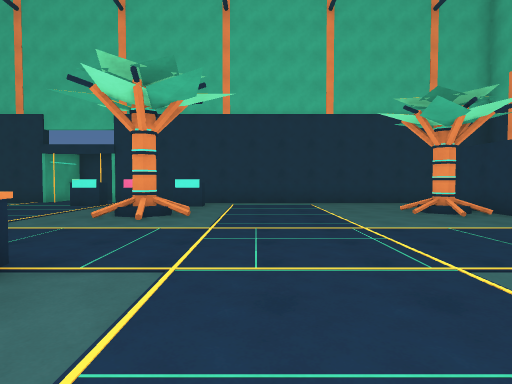
view 1 (above)

24 first-person views from a walk through a Unity game level. The camera is 1.5 m above the floor, tilts 2° down and sees 75° across. Doors are open. The floor is counted in squares, 2 m on a side. Each view is taken from the middle of a square. On the plan, view 1 faces up. The plan holds only what a view shows up to about 11 squares ahead; the rest is blank. The place goes on beyond the plan.

view 2
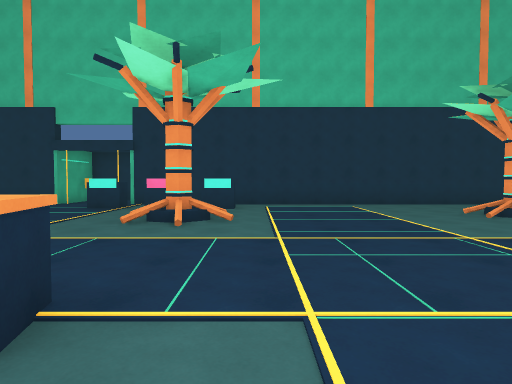

view 3
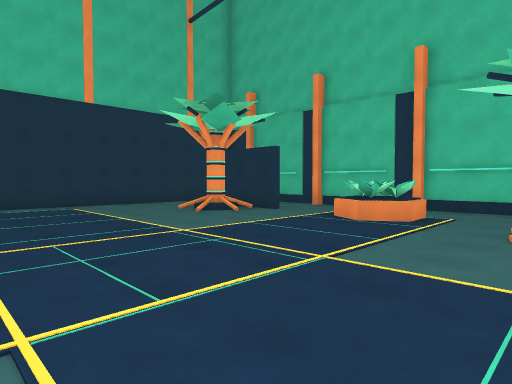

view 4
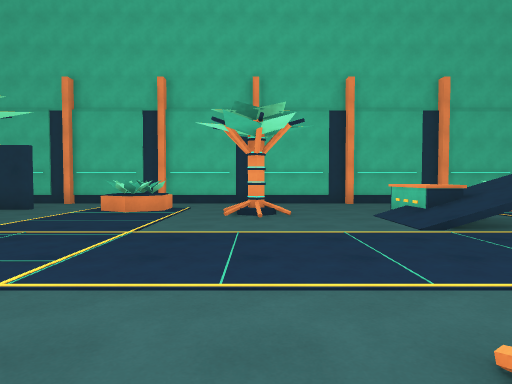

view 5
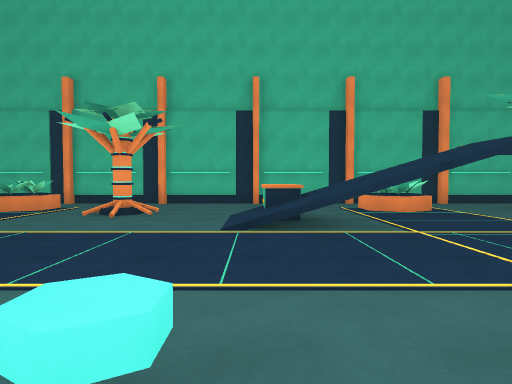

view 6
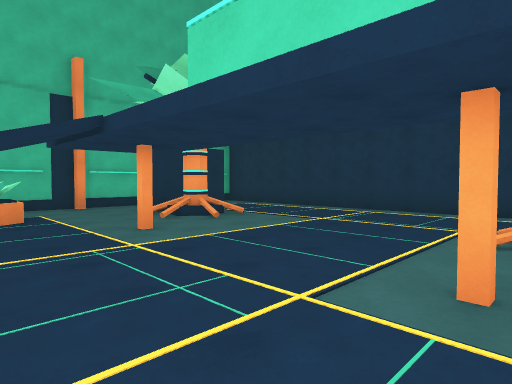

view 7
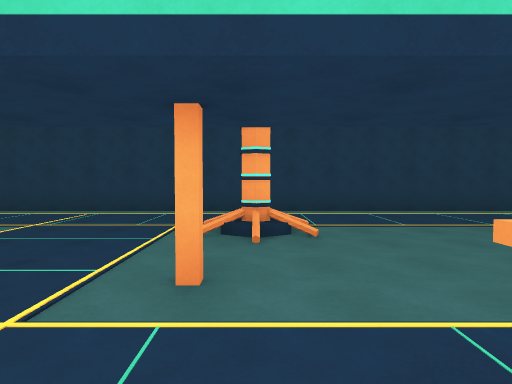

view 8
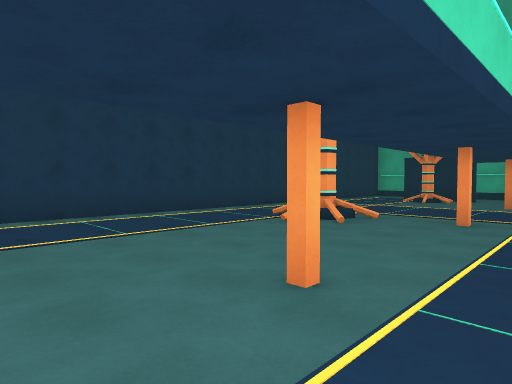

view 9
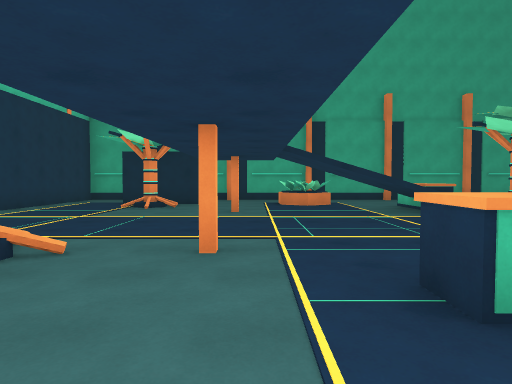

view 10
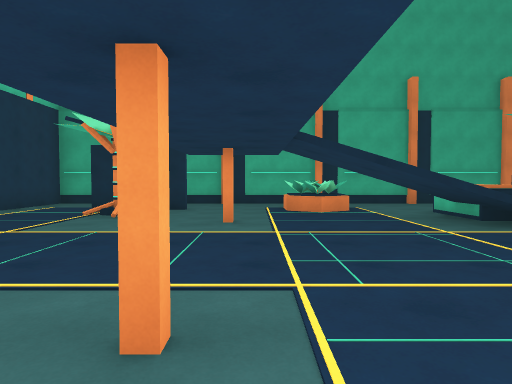

view 11
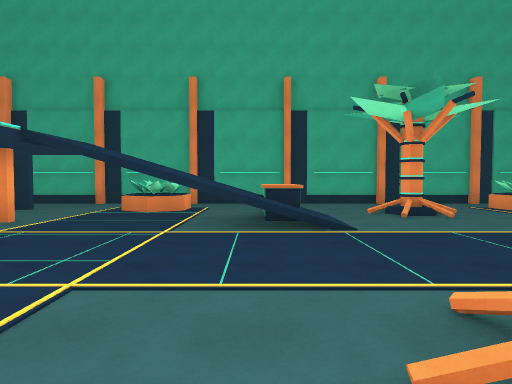

view 12
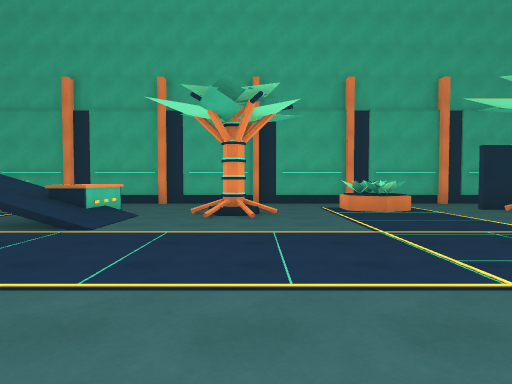

view 13
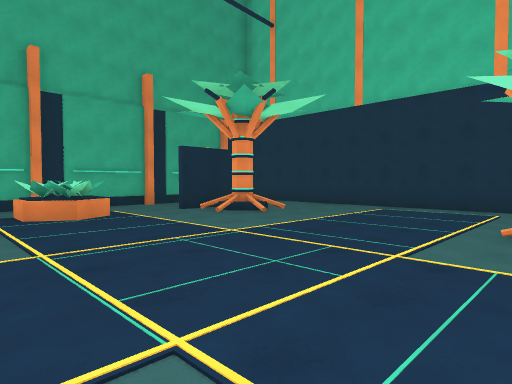

view 14
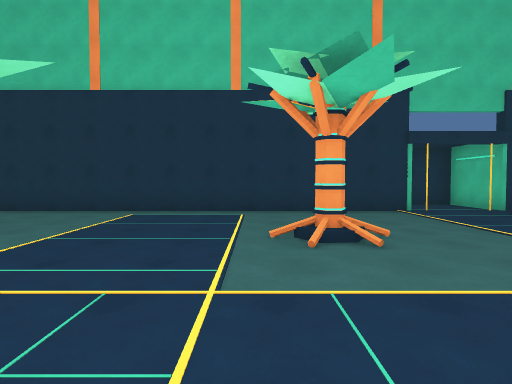

view 15
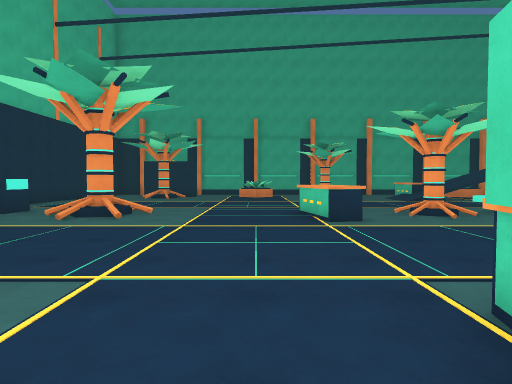

view 16
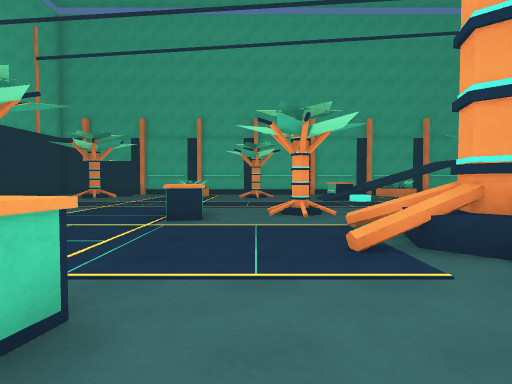

view 17
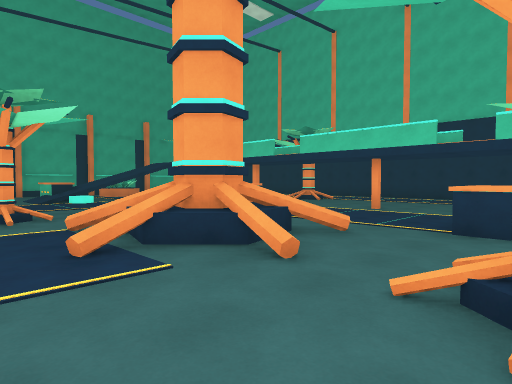

view 18
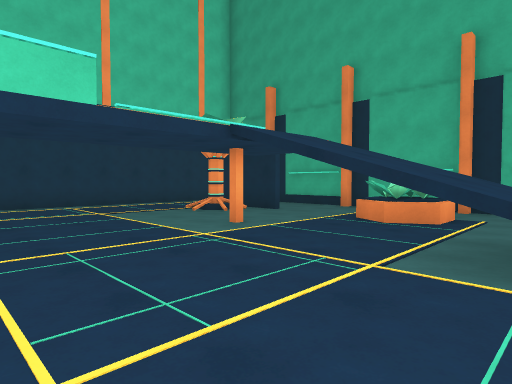

view 19
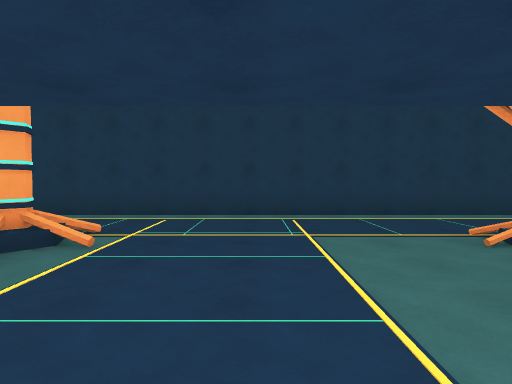

view 20
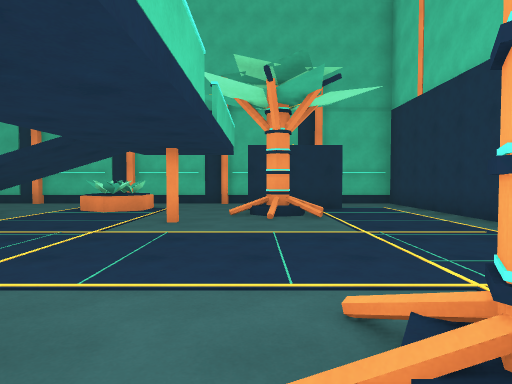

view 21
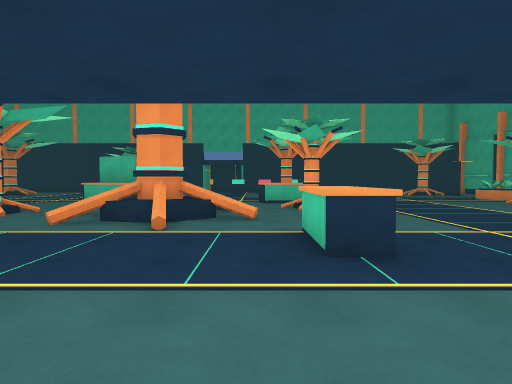

view 22
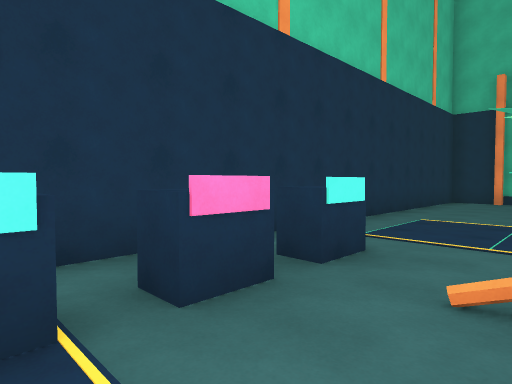

view 23
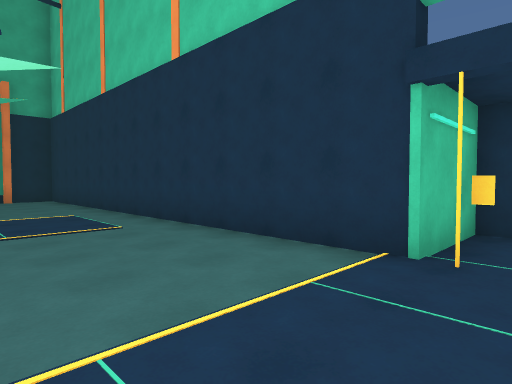

view 24
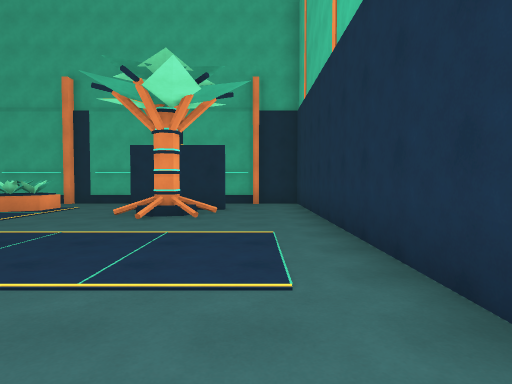

### Floor plan
Key: @ floor where view 1 was taken; # wall or solid block; . floor; / step, stairs or slope; D open door; = window, fence, low wall or low ledge; ^ raised ledge; O other object.
Columns run from 20 left of view 1 to 8 right of it. Each row starts with its distance up from view 1.
 14              ####
 13              #..#
 12 ##############..#############
 11 #............DDD............#
 10 #..............OOOO.........#
  9 #.#//.....................# #
  8 #.# O............OO...../O#.#
  7 #.#//.....O......OO.......#.#
  6 #...........................#
  5 #...........................#
  4 #.OO.....................OO.#
  3 #.........O#.....OO.........#
  2 #..........OO...OO..........#
  1 #...O....................O..#
  0 #..O............./O.@.......#
 -1 #........///..O^............#
 -2 #../O//../O/.^#O..=...//OO..#
 -3 #..////......^^.......////..#
 -4 #....  ....O.....O....///...#
 -5 #.OO.......O.....O.....//OO.#
 -6 #.OO.....................OO.#
 -7 #...........................#
 -8 #....#....#...#....#...#....#
 -9 #.#.....................OO#.#
-10 #.#.O.....O.......O.....OO#.#
-11 # #............... .......# #
-12 #................. .........#
-13 #................. .........#
-14 #############################

Where each view was taken, in squares from view 1:
view 1: 0 up, 0 right, facing up
view 2: 1 up, 1 left, facing up
view 3: 1 up, 1 left, facing up-right
view 4: 1 up, 3 left, facing right
view 5: 2 down, 3 left, facing right
view 6: 5 down, 2 left, facing down-right
view 7: 5 down, 2 left, facing down
view 8: 6 down, 4 left, facing down-left
view 9: 7 down, 7 left, facing left
view 10: 7 down, 9 left, facing left
view 11: 3 down, 9 left, facing left
view 12: 1 up, 9 left, facing left
view 13: 2 up, 10 left, facing up-left
view 14: 3 up, 11 left, facing up
view 15: 4 up, 10 left, facing right
view 16: 1 up, 10 left, facing right
view 17: 1 up, 10 left, facing down-right
view 18: 3 down, 11 left, facing down-left
view 19: 6 down, 13 left, facing down
view 20: 9 down, 3 left, facing right
view 21: 9 down, 4 left, facing up
view 22: 8 up, 5 left, facing up-right
view 23: 8 up, 6 left, facing up-left
view 24: 10 up, 9 left, facing left
